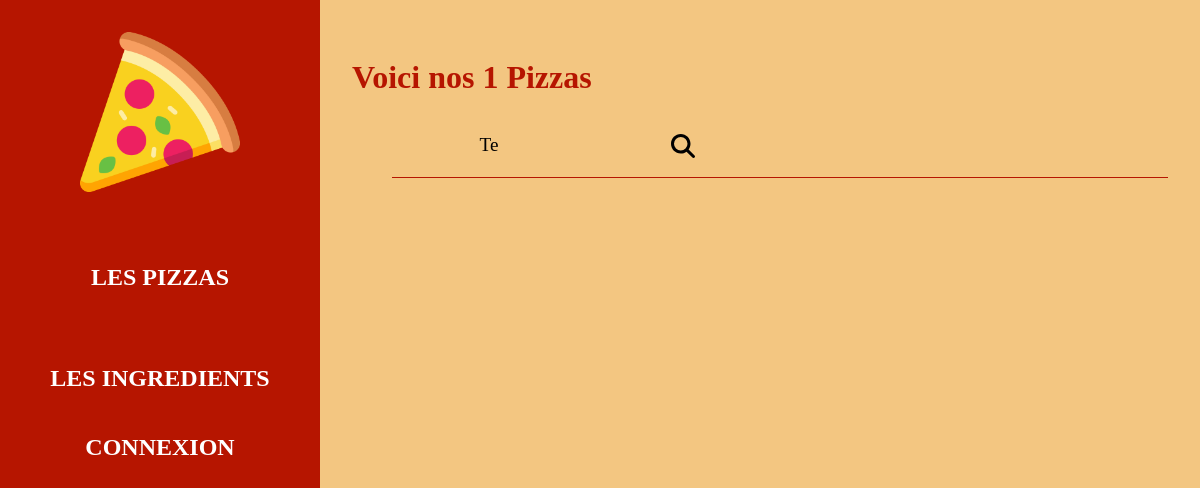
Before: / with the older database file.
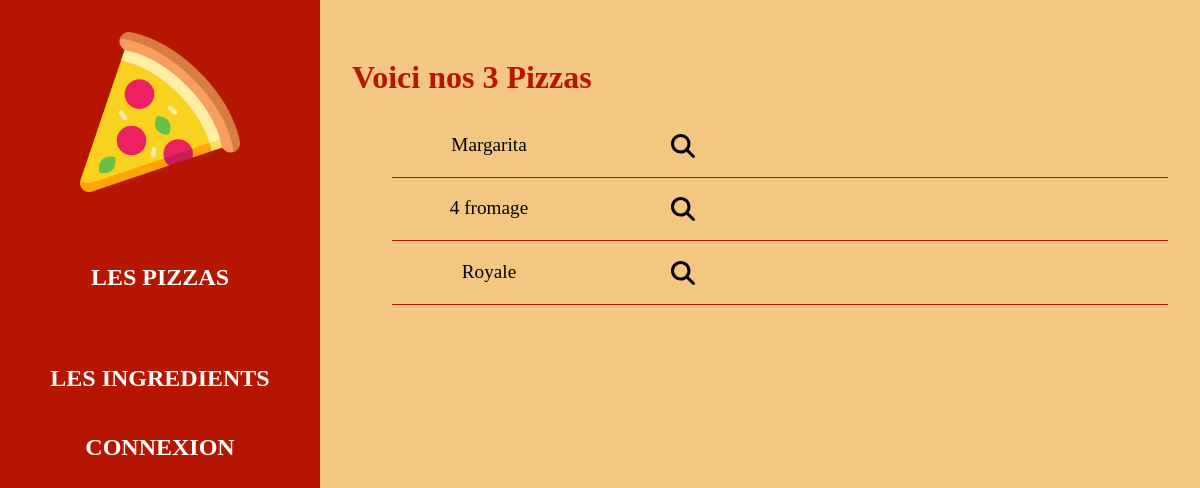
After: the same page with the newer database file.
### applipizza/models.py (models this page shows, shortened)
class Pizza(models.Model):
    idPizza = models.AutoField(primary_key=True)
    nomPizza = models.CharField(max_length=50, verbose_name="Nom de la pizza")
    prixPizza = models.DecimalField(max_digits=4, decimal_places=2, verbose_name="Prix de la pizza")

### applipizza/views.py (the view)
# urls.py: path('', views.pizzas, name='pizzas'),
def pizzas(request):
    lesPizzas = Pizza.objects.all()
    return render(request, 'applipizza/pizzas.html', {'pizzas': lesPizzas})

### applipizza/templates/applipizza/pizzas.html (shortened to what this page needs)
{% extends 'applipizza/base.html' %}
{% block content %}
    {% load static %}
    {% if pizzas|length > 0 %}
        <h2 class="title">Voici nos {{ pizzas|length }} Pizzas </h2>
        <ul>
            {% for p in pizzas %}
                <li class="li-pizzas">{{ p.nomPizza|capfirst }}
                    <a class="link-details" href="/pizzas/{{ p.idPizza }}/">
                        <img src="{% static 'applipizza/img/magnifying-glass-solid.svg' %}" alt="logo_magnifying-glass">
                    </a>
                </li>
            {% endfor %}
        </ul>
    {% else %}
        <h2 class="title">Aucune pizza n'est disponible</h2>
    {% endif %}
{% endblock %}

### applipizza/templates/applipizza/base.html (shortened to what this page needs)
{% load static %}
<!doctype html>
<html lang="en">
<head>
    <link rel="stylesheet" href="{% static 'applipizza/css/styles.css' %}">
</head>
<body>
<header>
    <div id="logo">
        <img src="{% static 'applipizza/img/pizza.png' %}" alt='logo_pizza'>
    </div>
    <nav>
        <div class="nav_section">
            <div class="nav_main">
                <a href="/pizzas/" {% if request.path == '/pizzas/' %}class="active"{% endif %}>Les Pizzas</a>
            </div>
        </div>
        <div class="nav_section">
            <div class="nav_main">
                <a href="/ingredients/" {% if request.path == '/ingredients/' %}class="active"{% endif %}>Les
                    Ingredients</a>
            </div>
        </div>
        {% if user.is_authenticated %}
            <div id='logout'>
                <span>bienvenue,{{ user }}</span>
                <a href="{% url 'logout' %}">Déconnexion</a>
            </div>
        {% else %}
            <div id='login'>
                <a href="{% url 'login' %}">Connexion</a>
            </div>
        {% endif %}
    </nav>
</header>
<main>
    {% block content %}{% endblock %}
</main>
</body>
</html>

### applipizza/static/applipizza/css/styles.css (style rules this page uses)
:root { --primary-red : #B61500; --primary-yellow : #ffac0e; --primary-orange : #dc6b29; --seconday : #f3c681; --white : #fff; --seconday-orange : #efb763; }
html { font-family : Poppins, serif; width : 100%; height : 100%; }
html::after { content : "Appli Pizza"; font-size : 1.5rem; display : block; position : absolute; bottom : 1em; right : 1em; }
body { margin : 0; padding : 0; display : grid; grid-template-columns : 20em 1fr; grid-template-rows : 5em 1fr; grid-template-areas : "header header" "content content"; }
header { width : 20em; height : 100vh; background-color : var(--primary-red); padding : 2rem 0; box-sizing : border-box; }
header #logo { width : 100%; display : flex; align-items : center; justify-content : center; }
header #logo img { width : 10em; height : 10em; animation : bound 2s ease-in-out infinite; }
header nav { margin-top : 2rem; font-size : 2rem; display : flex; align-items : center; justify-content : center; flex-direction : column; }
header nav a { color : var(--white); text-decoration : none; font-weight : bold; text-transform : uppercase; transition : color 0.3s; font-size : 1.5rem; }
header nav .nav_section { width : 100%; display : flex; flex-direction : column; justify-content : center; align-items : center; padding : 1em 0; }
main { height : 100vh; width : 100%; background-color : var(--seconday); padding : 2rem; box-sizing : border-box; }
.title { font-size : 2rem; font-weight : 700; color : var(--primary-red); margin-bottom : 1rem; }
a.link-details { color : var(--primary-red); text-decoration : none; font-weight : 600; transition : color 0.3s; display : flex; align-items : center; justify-content : center; }
.li-pizzas { display : grid; grid-template-columns : repeat(4, 1fr); padding : 1em 0; text-align : center; border-bottom : 1px solid var(--primary-red); width : 100%; }
.li-pizzas img { width : 1.5rem; height : 1.5rem; }
main ul { font-size : 1.2em; }

Changed rows visible on the page:
removed Pizza: nomPizza "Te"
added Pizza: nomPizza "Margarita"
added Pizza: nomPizza "4 fromage"
added Pizza: nomPizza "Royale"
Other visible differences:
{{ pizzas|length }}: "1" → "3"
